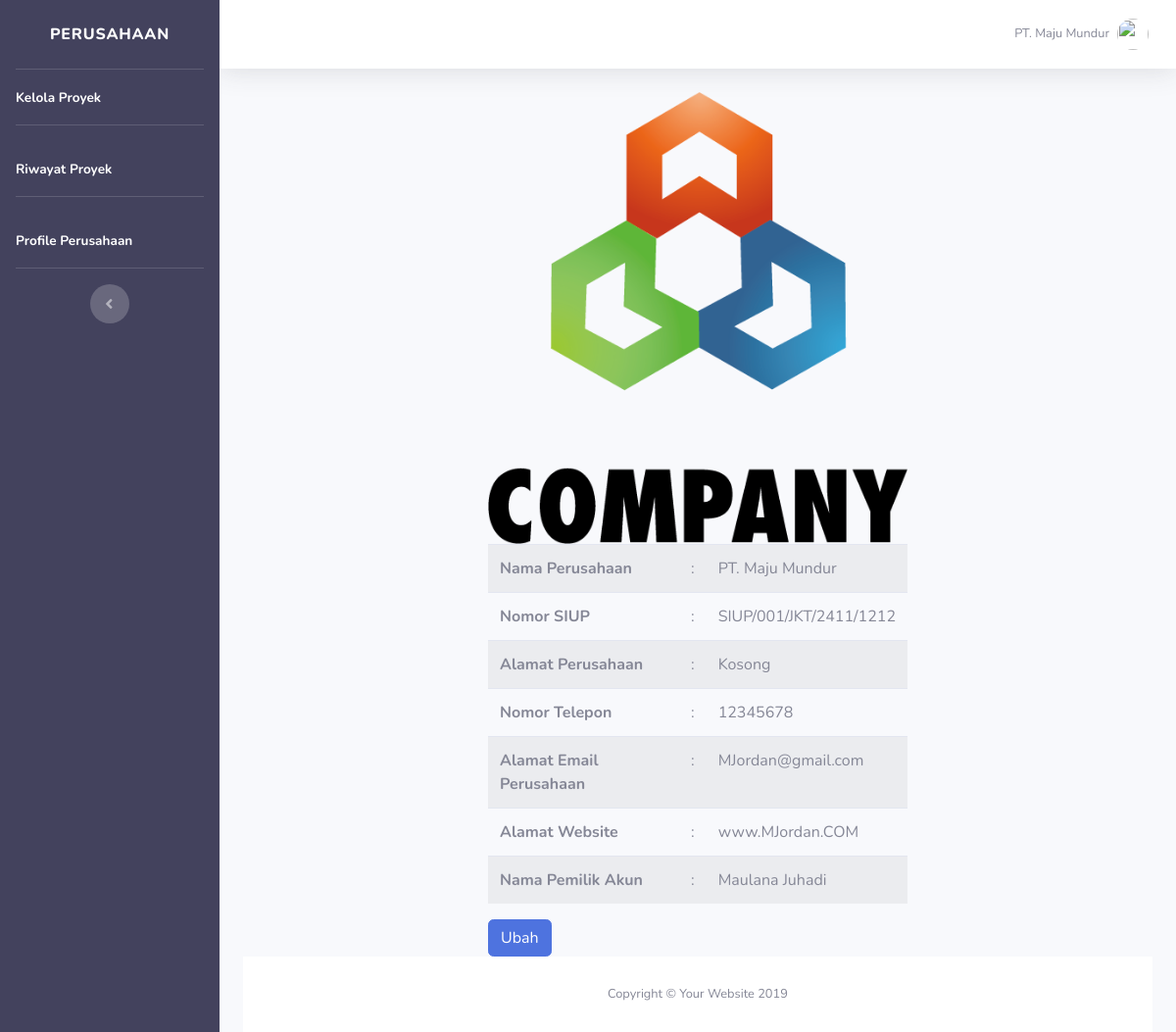
Screenshot of /index.php/profile with the database file from the repository.
### tables this page shows
CREATE TABLE `t_perusahaan` (
  `id_perusahaan` int(11) NOT NULL,
  `nama_perusahaan` varchar(128) NOT NULL,
  `no_siup` varchar(128) NOT NULL,
  `id_prov` int(10) DEFAULT NULL,
  `id_kot_kab` int(10) DEFAULT NULL,
  `no_telepon` int(13) NOT NULL,
  `email` varchar(128) NOT NULL,
  `alamat_website` varchar(128) NOT NULL,
  `nama_pemilik` varchar(128) NOT NULL,
  `status` enum('0','1') DEFAULT NULL,
  `logo` varchar(50) NOT NULL,
  `username` varchar(128) NOT NULL,
  `password` varchar(128) NOT NULL
);

### application/controllers/Profile.php (called while the page is built, shortened)
<?php
class Profile extends CI_Controller{
	public function __construct(){
		$this->load->model('Profile_model');
		$this->load->library('form_validation');
	}
	public function index(){
		$data['judul'] = 'Profile Perusahaan';
		$data['perusahaan'] = $this->Profile_model->getAllPerusahaan();
		$this->load->view('templates/header', $data);
		$this->load->view('profile/profile_perusahaan', $data);
		$this->load->view('templates/footer');
	}
}

### index.php (called while the page is built, shortened)
<?php
require_once BASEPATH.'core/CodeIgniter.php';

### application/models/Profile_model.php (called while the page is built, shortened)
<?php
class Profile_model extends CI_model{
	public function getAllPerusahaan(){
		return $this->db->get('t_perusahaan')->result_array();
	}
}

### application/views/profile/profile_perusahaan.php (the view)
<?php foreach( $perusahaan as $ps ) : ?>
        <div class="container">
          <div class="row">
            <div class="col col-lg-3">
            </div>
            <div class="col-md-6">
              <img src="assets/img/company.png" class="card-img-top" alt="...">
              <table class="table table-striped">
                <tbody>
                  <tr>
                    <th scope="row">Nama Perusahaan</th>
                    <td>:</td>
                    <td><?= $ps['nama_perusahaan']; ?></td>
                  </tr>
                  <tr>
                    <th scope="row">Nomor SIUP</th>
                    <td>:</td>
                    <td><?= $ps['no_siup']; ?></td>
                  </tr>
                  <tr>
                    <th scope="row">Alamat Perusahaan</th>
                    <td>:</td>
                    <td>Kosong</td>
                  </tr>
                  <tr>
                    <th scope="row">Nomor Telepon</th>
                    <td>:</td>
                    <td><?= $ps['no_telepon']; ?></td>
                  </tr>
                  <tr>
                    <th scope="row">Alamat Email Perusahaan</th>
                    <td>:</td>
                    <td><?= $ps['email']; ?></td>
                  </tr>
                  <tr>
                    <th scope="row">Alamat Website</th>
                    <td>:</td>
                    <td><?= $ps['alamat_website']; ?></td>
                  </tr>
                  <tr>
                    <th scope="row">Nama Pemilik Akun</th>
                    <td>:</td>
                    <td><?= $ps['nama_pemilik']; ?></td>
                  </tr>
                </tbody>
              </table>
              <a href="<?= base_url(); ?>profile/ubah/<?= $ps['id_perusahaan']; ?>" name="ubah" class="btn btn-primary" >Ubah</a>
            </div>
            <div class="col col-lg-3">
            </div>
          </div>
        </div>
<?php endforeach; ?>

### rows the page displays
t_perusahaan: nama_perusahaan "PT. Maju Mundur", no_siup "SIUP/001/JKT/2411/1212", no_telepon "12345678", email "MJordan@gmail.com", alamat_website "www.MJordan.COM", nama_pemilik "Maulana Juhadi"
